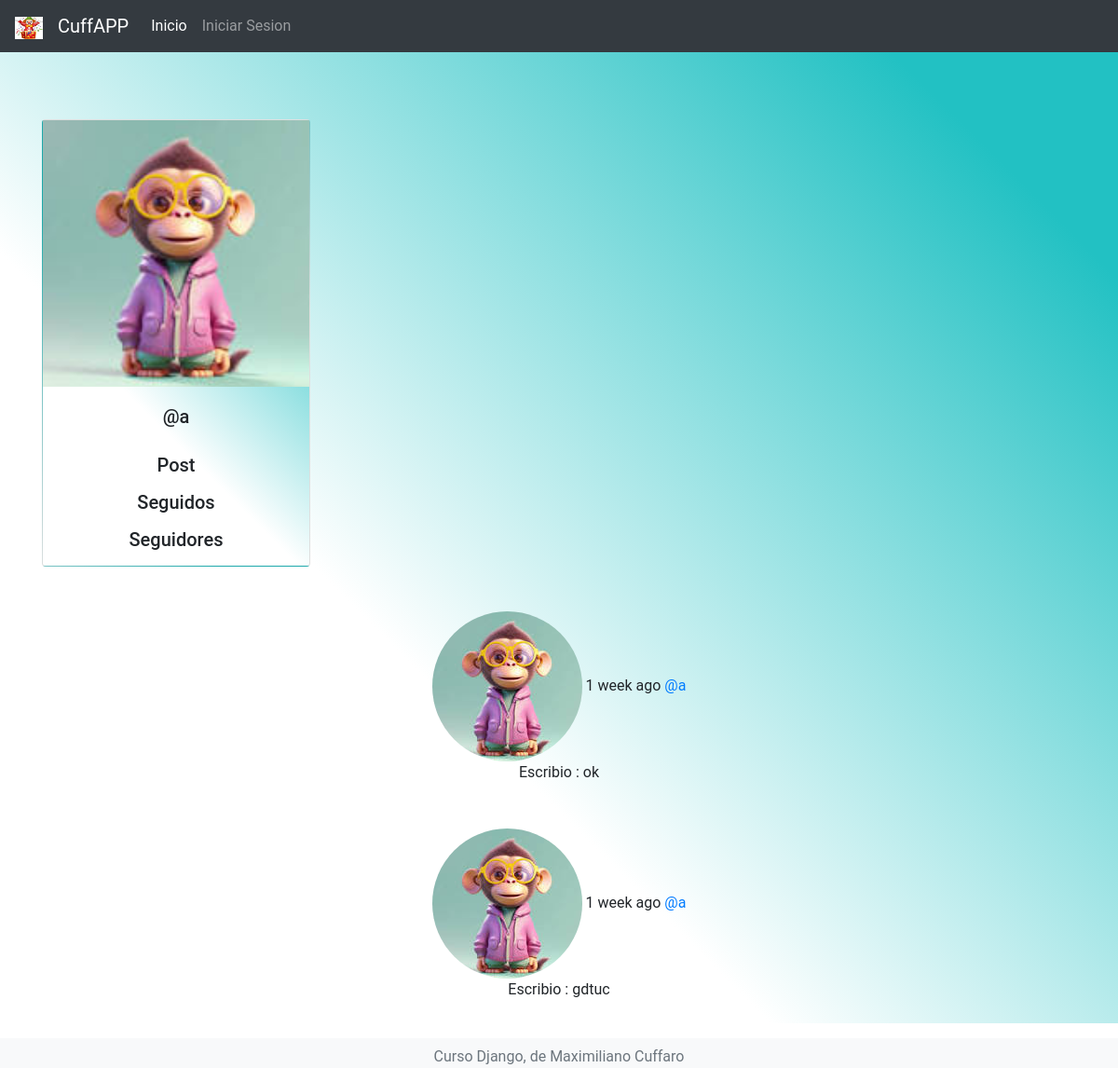
The app's page /profile/a/ with its own data.
### base/models.py (models this page shows, shortened)
class Profile(models.Model):
    user = models.OneToOneField(User, on_delete=models.CASCADE)
    image = models.ImageField(default='mono.jpg')

class Post(models.Model):
    title = models.CharField (max_length=199)
    text = models.TextField()
    timestamp = models.DateTimeField(default=timezone.now)
    created = models.DateTimeField(auto_now_add = True)
    updated = models.DateTimeField(auto_now = True)
    user = models.ForeignKey(User, on_delete=models.CASCADE, related_name='posts')

### base/views.py (the view)
# urls.py: path('profile/', views.profile, name='profile'),
def profile(request, username=None):
    current_user = request.user
    if username and username != current_user.username:
        user = User.objects.get(username=username)
        posts = user.posts.all()
    else:
        posts = current_user.posts.all()
        user = current_user
    return render(request, 'profile.html', {'user':user, 'posts':posts})

### templates/profile.html (shortened to what this page needs)
{% extends "layouts/feed.html" %}
{% block content %}
<div class="card bg_animate"  style="width:18rem;">
    <img class="card-imag-top" src="{{ user.profile.image.url }}" alt="Card image cap">
    <div class="card-body text-center">
        <h5 class=""card-title>@{{ user.username }}</h5>
    </div>
    <div class="Follow text-center">
        <div>
            <h5> Post </h5>
        </div>
        <div>
            <h5> Seguidos </h5>
        </div>
        <div>
            <h5>Seguidores</h5>
        </div>
    </div>
</div>
{{ block.super }}
{% endblock %}

### templates/layouts/feed.html (shortened to what this page needs)
{% extends "layouts/main.html" %}
{% load humanize %}
{% block content %}
{% for post in posts%}
    <div class="container; text-center pt-5">
        <img class="rounded-circle" src="{{ post.user.profile.image.url }}">
        <time data-time="#"> {{ post.timestamp|naturaltime }}</time>
        <a href="{% url 'profile' post.user.username %}">@{{post.user.username}} </a></h2>
        <div class="post">Escribio :  {{ post.text }}</div>
    </div>
{% endfor %}
{% endblock %}

### records on screen
Post: user.profile.image (picture), timestamp "1 week ago", user.username "a", text "ok"
Post: user.profile.image (picture), timestamp "1 week ago", user.username "a", text "gdtuc"

### other values on screen
{{ user.username }} "a"
